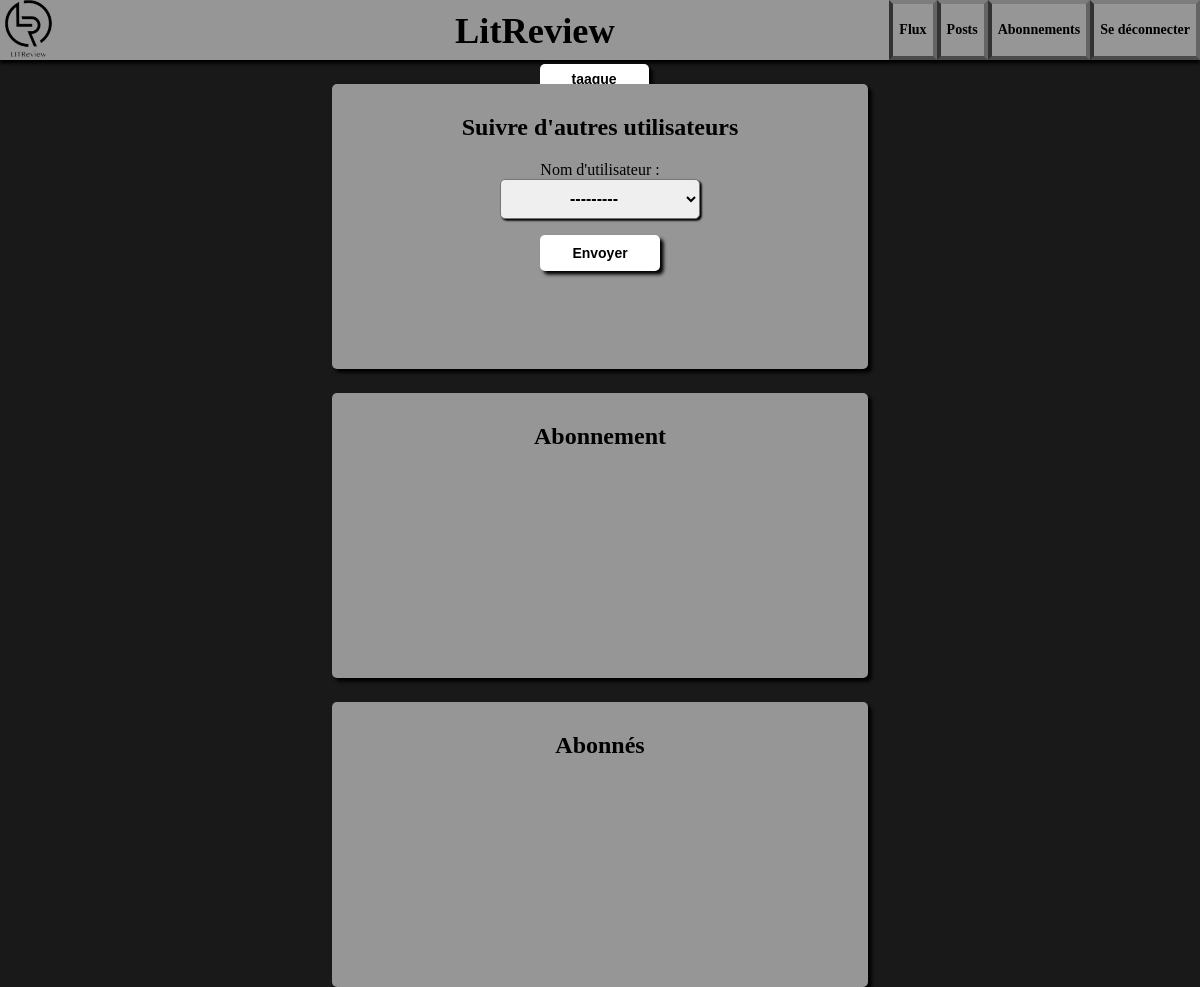
The page /subscriptions/ (signed in) on the database as committed earlier.
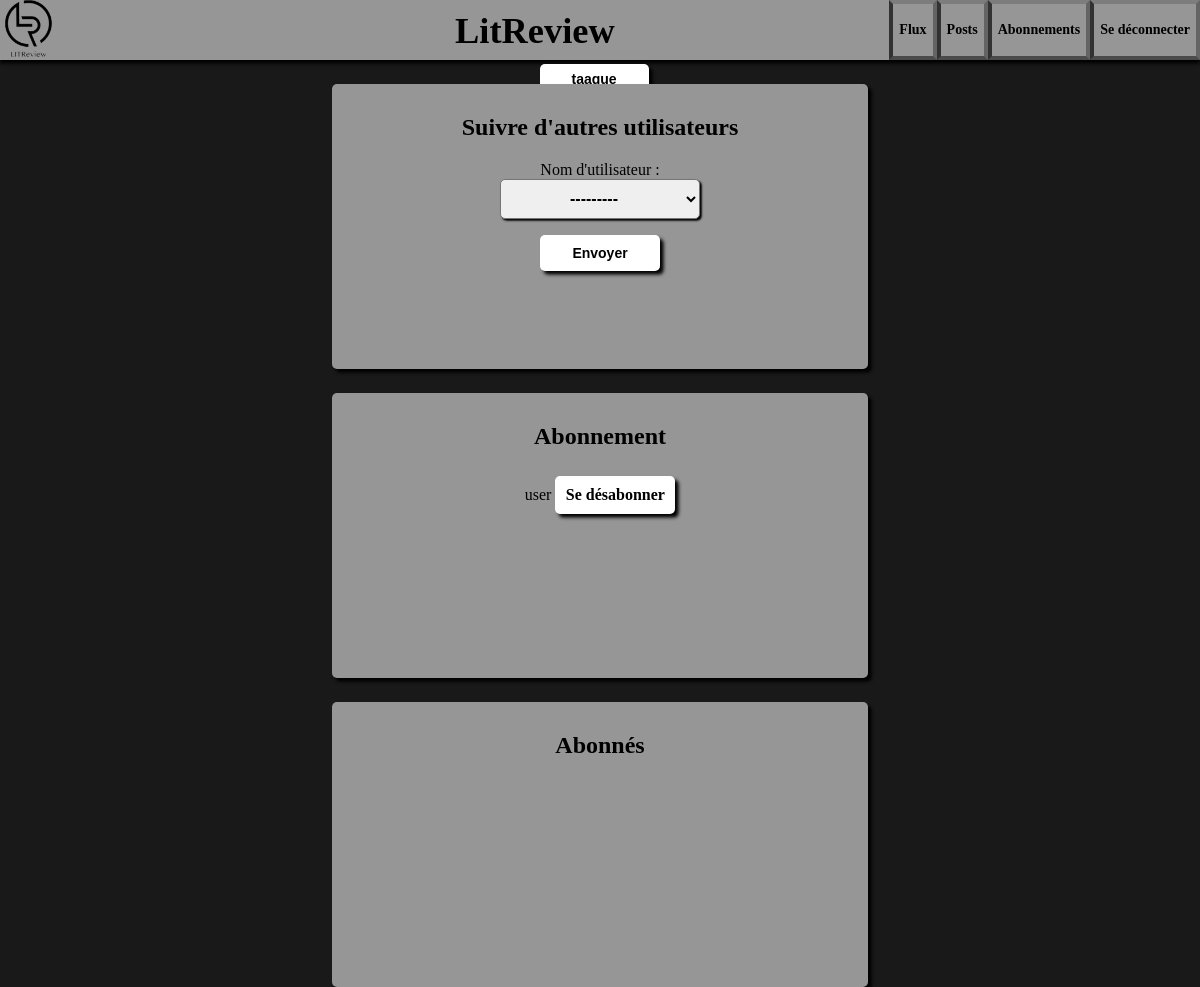
The same page on the database as committed later.
### app/models.py (models this page shows)
class UserFollows(models.Model):
    user = models.ForeignKey(to=settings.AUTH_USER_MODEL, on_delete=models.CASCADE, related_name='following')
    followed_user = models.ForeignKey(to=settings.AUTH_USER_MODEL, on_delete=models.CASCADE,
                                      related_name='followed_by', verbose_name='Nom d\'utilisateur')
    class Meta:
        unique_together = ('user', 'followed_user', )

### app/views.py (the view, shortened to what this page needs)
# urls.py: path('subscriptions/', views.subscriptions, name='subscriptions'),
@login_required
def subscriptions(request):
    form = forms.FollowForm(current_user=request.user,
                            follows=list(models.UserFollows.objects.filter(user=request.user)
                                         .values_list('followed_user_id', flat=True)))
    context = {
               'form': form,
               'followers': models.UserFollows.objects.filter(followed_user=request.user),
               'follows': models.UserFollows.objects.filter(user=request.user)
               }
    return render(request, 'app/subscriptions.html', context=context)

### app/forms.py
class FollowForm(forms.ModelForm):
    def __init__(self, *args, **kwargs):
        current_user = kwargs.pop('current_user')
        follows = kwargs.pop('follows')
        super().__init__(*args, **kwargs)
        self.fields['followed_user'].queryset = get_user_model().objects.exclude(id__in=[current_user.id] + follows)
    class Meta:
        model = models.UserFollows
        fields = ['followed_user']

### app/templates/app/subscriptions.html (shortened to what this page needs)
{% extends 'app/home.html' %}
{% block content %}
    <form class="container center cc" method="post">
        <h2>Suivre d'autres utilisateurs</h2>
        {{ form.as_p }}
        <button class="button" type="submit" >Envoyer</button>
    </form>
    <div class="container center cc">
        <h2>Abonnement</h2>
        {% for follow in follows %}
            <div>
                <p class="inline">{{ follow.followed_user.username}}</p>
                <a class="button" href="{% url 'unfollow' follow.id %}" data-method="delete">Se désabonner</a>
            </div>
        {% endfor %}
    </div>
    <div class="container center cc">
        <h2>Abonnés</h2>
    </div>
{% endblock %}

Rows that differ between the two databases and show on the page:
added UserFollows: followed_user.username "user"
